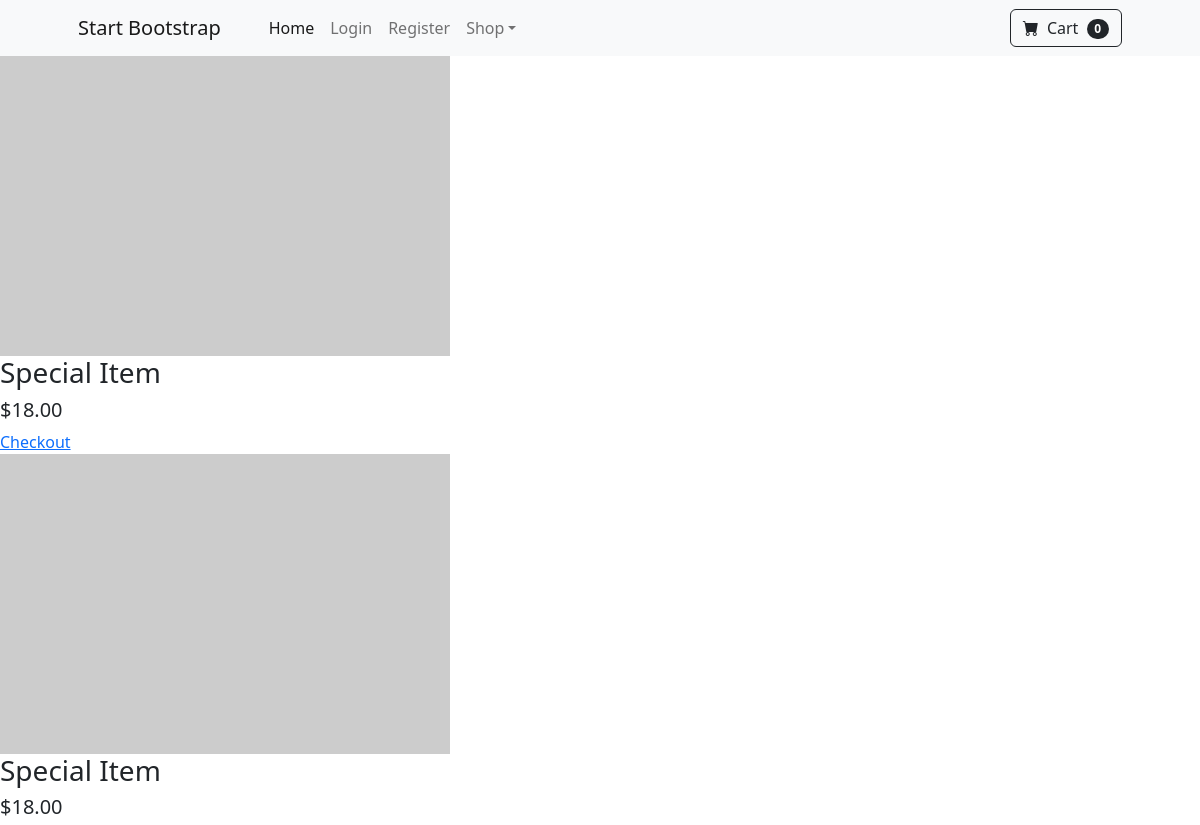
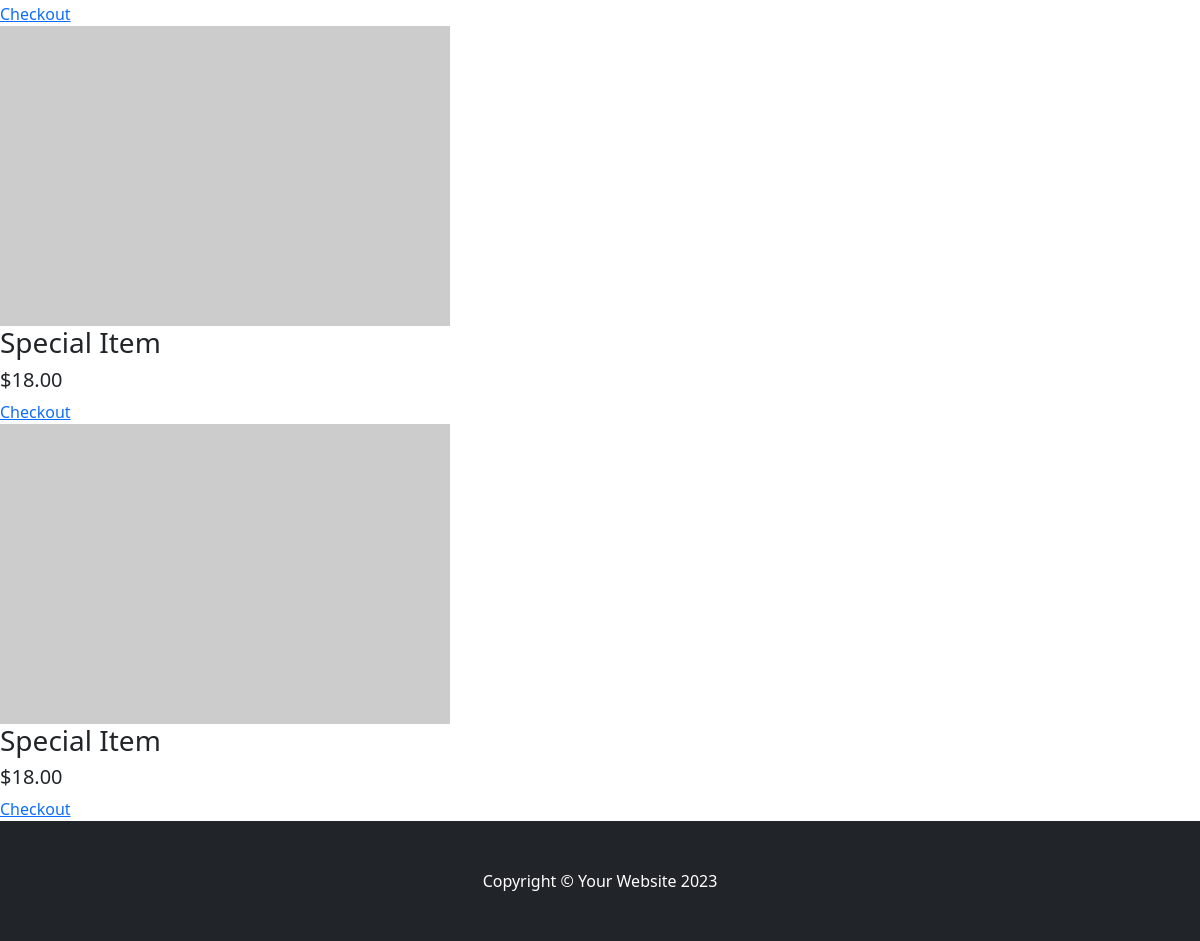
The page /goto_cart (signed in) on the database its author committed (2 pictures, top to bottom).
### main.py (models this page shows)
class SelectedProduct(UserMixin, db.Model):
    __tablename__ = "selected_product"
    id = db.Column(db.Integer, primary_key=True)
    product_name = db.Column(db.String, nullable=False)
    product_price = db.Column(db.String, nullable=False)
    selector = relationship("Users", back_populates="sl_item")
    selector_id = db.Column(db.Integer, db.ForeignKey("users.id"))

### main.py (the view)
@app.route('/goto_cart')
def goto_cart():
    items = SelectedProduct.query.filter_by(selector_id=current_user.id).all()
    return render_template('checkout.html', items=items)

### main.py (called while the page is built)
@login_manager.user_loader
def load_user(user_id):
    return Users.query.get(int(user_id))

### templates/checkout.html (shortened to what this page needs)
{% include "header.html" %}
{% for item in items %}
    <section>
      <div class="product">
        <img src="https://dummyimage.com/450x300/dee2e6/6c757d.jpg" alt="Sample Image" />
        <div class="description">
          <h3>{{ item.product_name }}</h3>
          <h5>{{ item.product_price }}</h5>
        </div>
      </div>
        <a type="button" id="checkout-button" href="{{ url_for('create_checkout_session', price=item.product_price, name=item.product_name ) }}">Checkout</a>
    </section>
{% endfor %}
{% include "footer.html" %}

### templates/header.html (shortened to what this page needs)
<!DOCTYPE html>
<html lang="en">
    <head>
        <link href="https://cdn.jsdelivr.net/npm/bootstrap-icons@1.5.0/font/bootstrap-icons.css" rel="stylesheet" />
        <link href="static/styles.css" rel="stylesheet" />
    </head>
    <body>
        <nav class="navbar navbar-expand-lg navbar-light bg-light">
            <div class="container px-4 px-lg-5">
                <a class="navbar-brand" href="#!">Start Bootstrap</a>
                <div class="collapse navbar-collapse" id="navbarSupportedContent">
                    <ul class="navbar-nav me-auto mb-2 mb-lg-0 ms-lg-4">
                        <li class="nav-item"><a class="nav-link active" aria-current="page" href="#!">Home</a></li>
                        <li class="nav-item"><a class="nav-link" href="{{ url_for('login') }}">Login</a></li>
                        <li class="nav-item"><a class="nav-link" href="{{ url_for('register') }}">Register</a></li>
                        <li class="nav-item dropdown">
                            <a class="nav-link dropdown-toggle" id="navbarDropdown" href="#" role="button" data-bs-toggle="dropdown" aria-expanded="false">Shop</a>
                        </li>
                    </ul>
                    <form class="d-flex">
                        <a class="btn btn-outline-dark" type="submit" href="{{ url_for('goto_cart') }}">
                            <i class="bi-cart-fill me-1"></i>
                            Cart
                            <span class="badge bg-dark text-white ms-1 rounded-pill">
                                {% if count %}
                                {{ count.id }}
                                {% else %}
                                0
                                {% endif %}
                            </span>
                        </a>
                    </form>
                </div>
            </div>
        </nav>
    </body>

### templates/footer.html (shortened to what this page needs)
 <html>
 <body>
        <footer class="py-5 bg-dark">
            <div class="container"><p class="m-0 text-center text-white">Copyright &copy; Your Website 2023</p></div>
        </footer>
    </body>
</html>

### rows shown on the page
SelectedProduct: product_name "Special Item", product_price "$18.00"
SelectedProduct: product_name "Special Item", product_price "$18.00"
SelectedProduct: product_name "Special Item", product_price "$18.00"
SelectedProduct: product_name "Special Item", product_price "$18.00"
